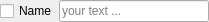
<?xml version="1.0" encoding="UTF-8"?>
<ui version="4.0">
 <class>NullableTextFieldClass</class>
 <widget class="QWidget" name="NullableTextFieldClass">
  <property name="geometry">
   <rect>
    <x>0</x>
    <y>0</y>
    <width>230</width>
    <height>42</height>
   </rect>
  </property>
  <property name="sizePolicy">
   <sizepolicy hsizetype="Fixed" vsizetype="Fixed">
    <horstretch>0</horstretch>
    <verstretch>0</verstretch>
   </sizepolicy>
  </property>
  <property name="windowTitle">
   <string>NullableTextField</string>
  </property>
  <layout class="QHBoxLayout" name="horizontalLayout">
   <property name="spacing">
    <number>2</number>
   </property>
   <property name="sizeConstraint">
    <enum>QLayout::SizeConstraint::SetFixedSize</enum>
   </property>
   <property name="leftMargin">
    <number>0</number>
   </property>
   <property name="topMargin">
    <number>0</number>
   </property>
   <property name="rightMargin">
    <number>0</number>
   </property>
   <property name="bottomMargin">
    <number>0</number>
   </property>
   <item>
    <widget class="QCheckBox" name="labelBox">
     <property name="sizePolicy">
      <sizepolicy hsizetype="Fixed" vsizetype="Fixed">
       <horstretch>0</horstretch>
       <verstretch>0</verstretch>
      </sizepolicy>
     </property>
     <property name="text">
      <string>Name</string>
     </property>
    </widget>
   </item>
   <item>
    <widget class="QLineEdit" name="inputText">
     <property name="sizePolicy">
      <sizepolicy hsizetype="Fixed" vsizetype="Fixed">
       <horstretch>0</horstretch>
       <verstretch>0</verstretch>
      </sizepolicy>
     </property>
     <property name="minimumSize">
      <size>
       <width>150</width>
       <height>0</height>
      </size>
     </property>
     <property name="text">
      <string/>
     </property>
     <property name="placeholderText">
      <string>your text ...</string>
     </property>
    </widget>
   </item>
  </layout>
 </widget>
 <layoutdefault spacing="6" margin="11"/>
 <resources/>
 <connections/>
</ui>
